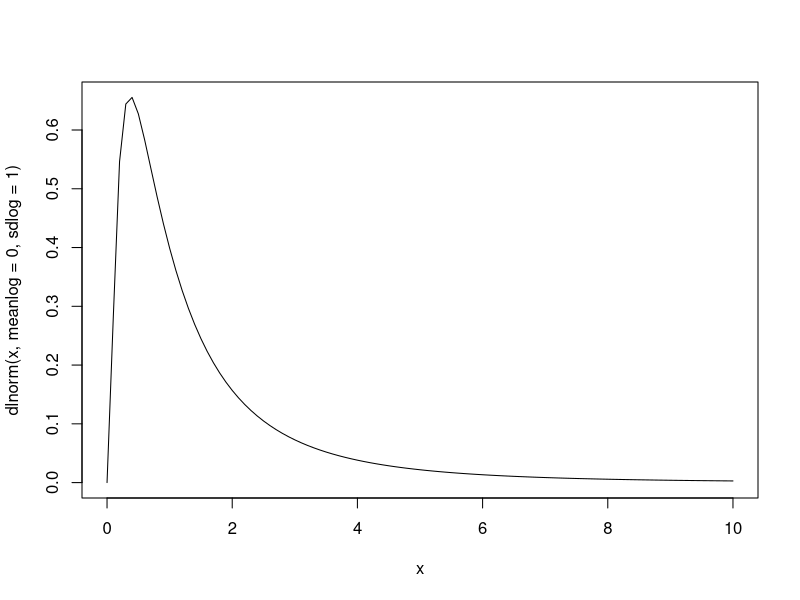
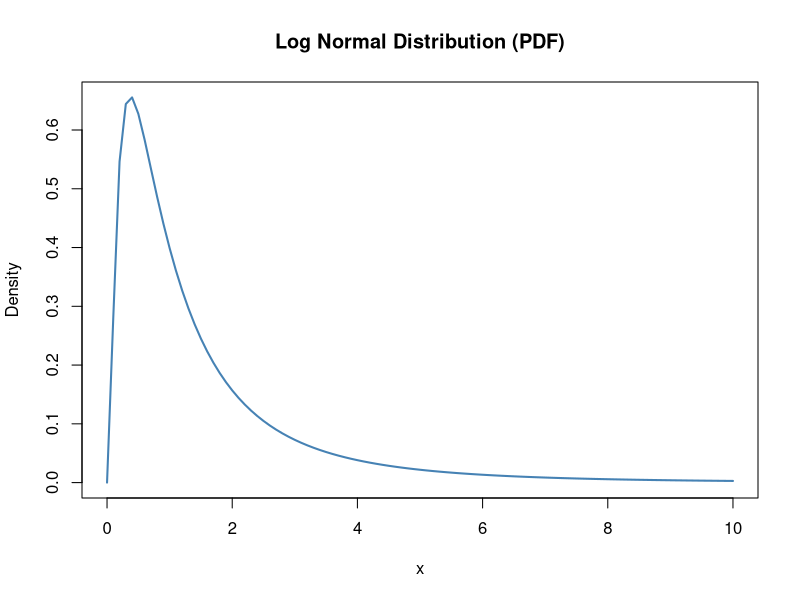
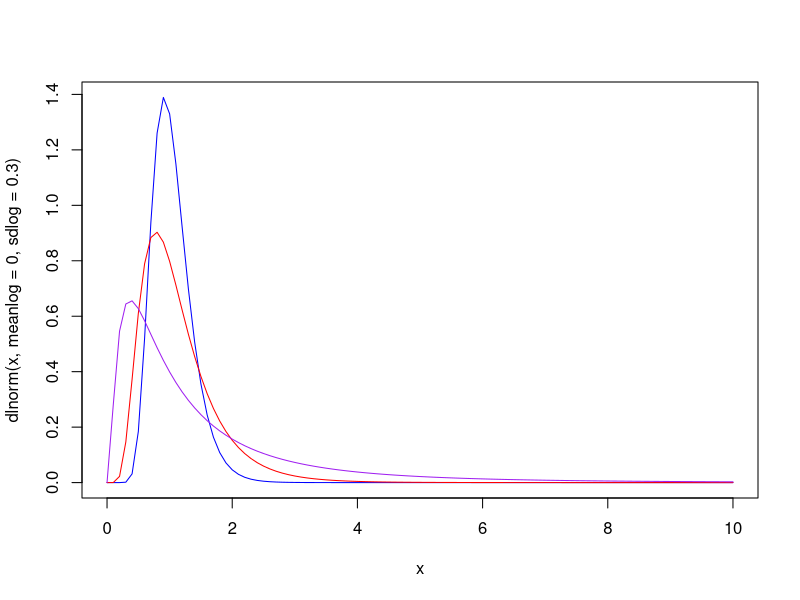

Write R code to recreate these figures, in order.
# Lognormal distribution (PDF charts)

curve(dlnorm(x, meanlog=0, sdlog=1), from=0, to=10)


curve(dlnorm(x), from=0, to=10, 
      main = 'Log Normal Distribution (PDF)', #add title
      ylab = 'Density', #change y-axis label
      lwd = 2, #increase line width to 2
      col = 'steelblue') #change line color to steelblue



#create PDF plots
curve(dlnorm(x, meanlog=0, sdlog=.3), from=0, to=10, col='blue')
curve(dlnorm(x, meanlog=0, sdlog=.5), from=0, to=10, col='red', add=TRUE)
curve(dlnorm(x, meanlog=0, sdlog=1), from=0, to=10, col='purple', add=TRUE)

#add legend
# legend(6, 1.2, legend=c("sdlog=.3", "sdlog=.5", "sdlog=1"), col=c("blue", "red", "purple"), lty=1, cex=1.2)
